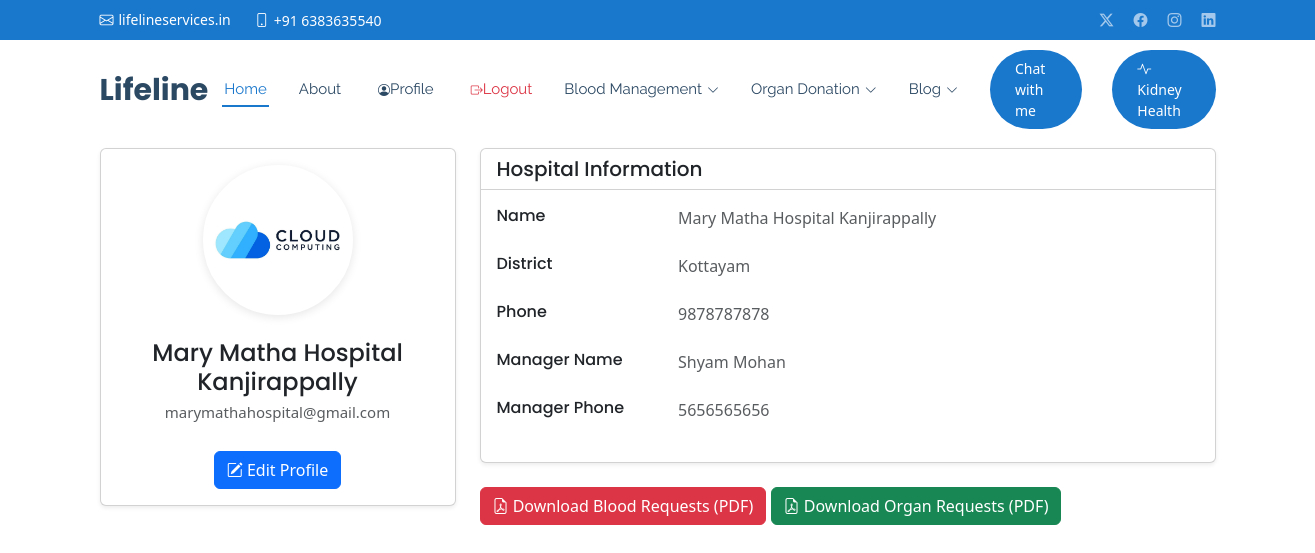
The app's page /profile/ (signed in) with its own data.
### core/models.py (models this page shows, shortened)
class Hospital(models.Model):
    DISTRICT_CHOICES = Donor.PLACE_CHOICES
    user = models.OneToOneField(User, on_delete=models.CASCADE, related_name='hospital_profile',default=1)
    profile_picture = models.ImageField(upload_to='hospital_profiles/', null=True, blank=True)
    name = models.CharField(max_length=255)
    district = models.CharField(choices=DISTRICT_CHOICES, max_length=100)
    phone = models.CharField(max_length=10, unique=True)
    email = models.EmailField(unique=True)
    manager_name = models.CharField(max_length=255,default="david")
    manager_phone = models.CharField(max_length=10,default=9999999999)
    is_active = models.BooleanField(default=True)
    created_at = models.DateTimeField(default=timezone.now)
    updated_at = models.DateTimeField(auto_now=True)
    class Meta:
        verbose_name = 'Hospital'
        verbose_name_plural = 'Hospitals'

### core/views.py (the view)
# urls.py: path('profile/', views.hospital_profile, name='hospital_profile'),
@login_required
def hospital_profile(request):
    try:
        hospital = request.user.hospital_profile
    except Hospital.DoesNotExist:
        hospital = None
    context = {'hospital': hospital}
    return render(request, 'hospital/profile.html', context)

### core/templates/hospital/profile.html
{% extends 'base.html' %}
{% load static %}
{% block content %}
<div class="container py-5">
  <div class="row">
    <div class="col-lg-4">
      <div class="card shadow-sm">
        <div class="card-body text-center">
          <div class="profile-img-wrapper mb-4">
            {% if hospital.profile_picture %}
              <img src="{{ hospital.profile_picture.url }}" alt="Profile" class="rounded-circle img-thumbnail" style="width: 150px; height: 150px; object-fit: cover;">
            {% else %}
              <img src="{% static 'img/default_profile.png' %}" alt="Profile" class="rounded-circle img-thumbnail" style="width: 150px; height: 150px; object-fit: cover;">
            {% endif %}
          </div>
          <h4 class="mb-0">{{ hospital.name }}</h4>
          <p class="text-muted">{{ hospital.email }}</p>
          <div class="mt-4">
            <a href="{% url 'edit_hospital_profile' %}" class="btn btn-primary">
              <i class="bi bi-pencil-square"></i> Edit Profile
            </a>
          </div>
        </div>
      </div>
    </div>
    <div class="col-lg-8">
      <div class="card shadow-sm">
        <div class="card-header bg-transparent">
          <h5 class="mb-0">Hospital Information</h5>
        </div>
        <div class="card-body">
          <div class="row mb-4">
            <div class="col-sm-3">
              <h6 class="mb-0">Name</h6>
            </div>
            <div class="col-sm-9 text-muted">
              {{ hospital.name }}
            </div>
          </div>
          <div class="row mb-4">
            <div class="col-sm-3">
              <h6 class="mb-0">District</h6>
            </div>
            <div class="col-sm-9 text-muted">
              {{ hospital.get_district_display }}
            </div>
          </div>
          <div class="row mb-4">
            <div class="col-sm-3">
              <h6 class="mb-0">Phone</h6>
            </div>
            <div class="col-sm-9 text-muted">
              {{ hospital.phone }}
            </div>
          </div>
          <div class="row mb-4">
            <div class="col-sm-3">
              <h6 class="mb-0">Manager Name</h6>
            </div>
            <div class="col-sm-9 text-muted">
              {{ hospital.manager_name }}
            </div>
          </div>
          <div class="row mb-4">
            <div class="col-sm-3">
              <h6 class="mb-0">Manager Phone</h6>
            </div>
            <div class="col-sm-9 text-muted">
              {{ hospital.manager_phone }}
            </div>
          </div>
        </div>
      </div>
      <div class="mt-4">
        <a href="{% url 'download_blood_requests_pdf' %}" class="btn btn-danger">
          <i class="bi bi-file-earmark-pdf"></i> Download Blood Requests (PDF)
        </a>
        <a href="{% url 'download_organ_requests_pdf' %}" class="btn btn-success">
          <i class="bi bi-file-earmark-pdf"></i> Download Organ Requests (PDF)
        </a>
      </div>
    </div>
  </div>
</div>
{% endblock %}

### static/css/main.css (style rules this page uses)
:root { --default-font: "Roboto", system-ui, -apple-system, "Segoe UI", Roboto, "Helvetica Neue", Arial, "Noto Sans", "Liberation Sans", sans-serif, "Apple Color Emoji", "Segoe UI Emoji", "Segoe UI Symbol", "Noto Color Emoji"; --heading-font: "Poppins", sans-serif; --nav-font: "Raleway", sans-serif; }
:root { --background-color: #ffffff; --default-color: #444444; --heading-color: #2c4964; --accent-color: #1977cc; --surface-color: #ffffff; --contrast-color: #ffffff; }
:root { --nav-color: #2c4964; --nav-hover-color: #1977cc; --nav-mobile-background-color: #ffffff; --nav-dropdown-background-color: #ffffff; --nav-dropdown-color: #2c4964; --nav-dropdown-hover-color: #1977cc; }
:root { scroll-behavior: smooth; }
body { color: var(--default-color); background-color: var(--background-color); font-family: var(--default-font); }
a { color: var(--accent-color); text-decoration: none; transition: 0.3s; }
h1, h2, h3, h4, h5, h6 { color: var(--heading-color); font-family: var(--heading-font); }
.card { border-radius: 15px; transition: transform 0.2s ease-in-out; }
.btn-primary { background-color: #007bff; border-color: #007bff; color: white; border-radius: 8px; padding: 12px 20px; font-size: 16px; transition: background-color 0.3s ease-in-out; }
.profile-img-wrapper { position: relative; display: inline-block; }
.profile-img-wrapper img { border: 3px solid #fff; box-shadow: 0 2px 10px rgba(0, 0, 0, 0.1); }
.card { border: none; transition: all 0.3s ease; }
.card-header { border-bottom: 2px solid #f8f9fa; }
.btn-primary { background-color: #0d6efd; border-color: #0d6efd; padding: 8px 20px; transition: all 0.3s ease; }

### static/css/templatemo-stand-blog.css (style rules this page uses)
body { font-family: 'Roboto', sans-serif; overflow-x: hidden; text-rendering: optimizeLegibility; -webkit-font-smoothing: antialiased; -moz-osx-font-smoothing: grayscale; }
p { margin-bottom: 0px; font-size: 15px; font-weight: 400; color: #7a7a7a; line-height: 30px; }
a { text-decoration: none!important; }
h1,h2,h3,h4,h5,h6 { margin: 0px; }

### records on screen
Hospital: profile_picture (picture), name "Mary Matha Hospital Kanjirappally", email "marymathahospital@gmail.com", district "Kottayam", phone "9878787878", manager_name "Shyam Mohan", manager_phone "5656565656"
